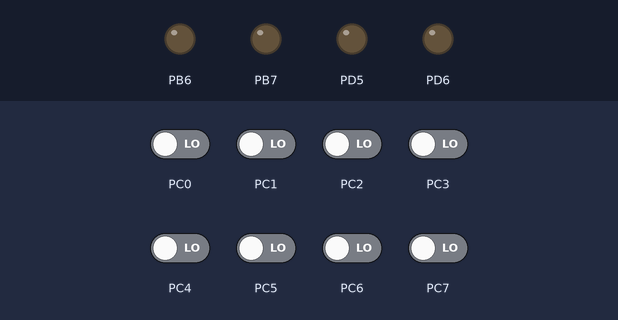
Simulated run of this program. Board: ATmega88, built with avr-gcc and emulated at 1 MHz. On the bench: output pins drawn as LEDs (lit = HIGH). The inputs (shaded band) are chosen by the test bench; at power-on: PC0–7 LOW.

Above: at 1.2 s.
1.3 s: PC3 driven HIGH
At 1.6 s:
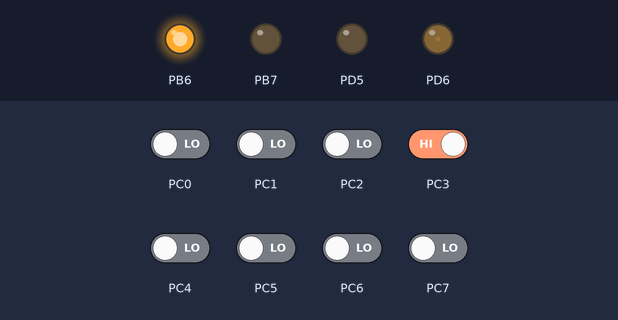
2.8 s: PC3 driven LOW
At 4.0 s:
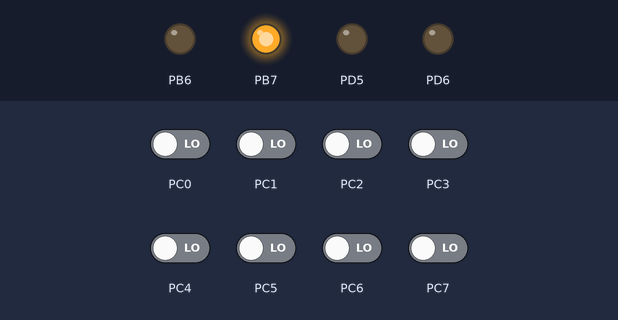
Timing chart, 0 to 5.8 s (numbered marks = the images above; inputs shaded):
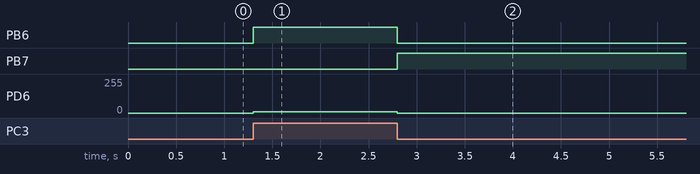

The program:

TestDIMMER.c
```c
/*
 * TestDIMMER.c
 *
 * Created: 2020-11-18 11:11:08
 *  Author: tmk20otd
 */

#define F_CPU 1000000

#include <avr/io.h>
#include <util/delay.h>
#include <avr/interrupt.h>

//Function declaration
int init_LEDs(void);
int init_INTs(void);
int init_PWM(void);
int update_PWM(int value);

uint8_t pin27;
uint8_t pin28;
uint8_t AB = 0x0;
uint8_t ABnew = 0x0;
int n = 0;


int main(void)
{
	init_INTs();
	init_PWM();
	init_LEDs();
	sei();


	while(1){

		update_PWM(n*10);

		if(n > 200){
			PORTD |= (1<<PD5);
		}

		if(n < 10 ){
			PORTD &=  ~(1<<PD5);
		}
	}


}

ISR (PCINT1_vect){ //ISR_BLOCK <<--- if needed?

	ABnew = ((PINC & (0b00011000)) >> 3) ;

	switch (ABnew)
	{
		case 0:
		if(AB == 2){
			PORTB &= ~(1<<PB7);
			PORTB |= (1<<PB6);
			n++;
		}else{ // AB==1
			PORTB |= (1<<PB7);
			PORTB &= ~(1<<PB6);
			n--;
		}
		break;

		case 1:
		if(AB == 0){
			PORTB &= ~(1<<PB7);
			PORTB |= (1<<PB6);
			n++;
		}else{ // AB==3
			PORTB |= (1<<PB7);
			PORTB &= ~(1<<PB6);
			n--;
		}
		break;

		case 2:
		if(AB == 3){
			PORTB &= ~(1<<PB7);
			PORTB |= (1<<PB6);
			n++;
		}else{ // AB==0
			PORTB |= (1<<PB7);
			PORTB &= ~(1<<PB6);
			n--;
		}
		break;

		case 3:
		if(AB == 1){
			PORTB &= ~(1<<PB7);
			PORTB |= (1<<PB6);
			n++;
		}else{ // AB==2
			PORTB |= (1<<PB7);
			PORTB &= ~(1<<PB6);
			n--;
		}
		break;
	}

	if (n < 0){
		n = 0;
	}

	if (n > 255){
		n = 255;
	}
	AB = ABnew;

}
//int set_LED(int pos, int val)

int init_LEDs(void)
{
	DDRD |= 0b00100000;
	DDRB |= 0b11000000;

	return 1;
}

int init_INTs(void){
	DDRC &= ~(0b00011000);
	PCMSK1 |= (1<<PCINT11)|(1<<PCINT12);
	PCICR |= (1<<PCIE1);

	return 1;
}

int init_PWM(void)
{
	DDRD |= 1<<DDD6; // This works
	TCCR0A |= 0b10000011;
	TCCR0B |= 0x01;
	return 1;
}

int update_PWM(int value)
{
	OCR0A = value;
	return value;
}


//PCINT11 //12
```

Measured:
- after the input at 1.3 s, PB6: LOW → HIGH at once; PD6: 0/255 → 10/255 at once
- after the input at 2.8 s, PB6: HIGH → LOW at once; PB7: LOW → HIGH at once; PD6: 10/255 → 0/255 at once
